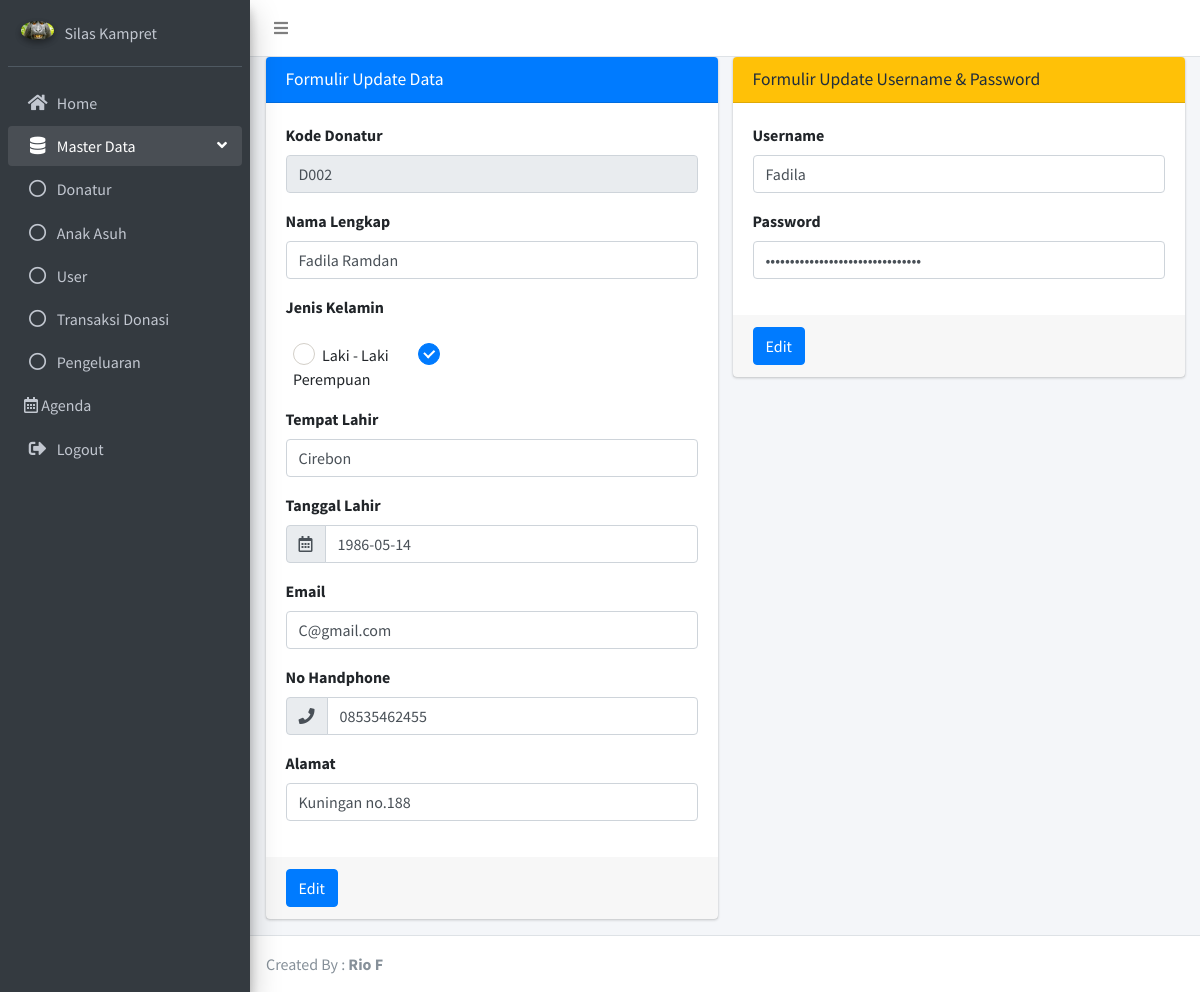
The app's page /index.php?mod=donatur_edit&id=2 (signed in) with its own data.
### tables this page shows
CREATE TABLE `donatur` (
  `id` int(11) NOT NULL,
  `kode_donatur` varchar(100) NOT NULL,
  `username` varchar(100) NOT NULL,
  `password` varchar(255) NOT NULL,
  `nama_lengkap` varchar(255) NOT NULL,
  `jk` varchar(10) NOT NULL,
  `tempat_lahir` varchar(255) NOT NULL,
  `tgl_lahir` date NOT NULL,
  `email` varchar(255) NOT NULL,
  `nohp` varchar(13) NOT NULL,
  `alamat` varchar(255) NOT NULL,
  `id_level` int(11) NOT NULL
);

### modules/donatur/donatur_edit.php (the view, shortened to what this page needs)
<?php
	if (isset($_GET['id']) ) {
	$id = (int) $_GET['id'];
	$sql = "SELECT * FROM donatur WHERE id = '$id' ";
	$row = mysqli_fetch_array (mysqli_query($con,$sql));
?>
<div class="container-fluid">
	<div class="row">
		<div class="col-md-6">
			<div class="card card-primary">
			  	<div class="card-header">
			        <h3 class="card-title">Formulir Update Data</h3>
			  	</div>
			  	<form role="form" method="post">
			        <div class="card-body">
			        	<div class="form-group">
				        	<label for="exampleInputPassword1">Kode Donatur</label>
				        	<input 	name="kode_donatur"
				        			type="text"
				        			class="form-control"
				        			id="exampleInputPassword1"
				        			placeholder="Nama Lengkap"
				        			value="<?php echo $row['kode_donatur']; ?>"
				        			readonly
				        	>
      					</div>
				      	<div class="form-group">
				        	<label for="exampleInputPassword1">Nama Lengkap</label>
				        	<input 	name="nama_lengkap"
				        			type="text"
				        			class="form-control"
				        			id="exampleInputPassword1"
				        			placeholder="Nama Lengkap"
				        			value="<?php echo $row['nama_lengkap']; ?>"
				        	>
      					</div>
				      	<div class="form-group">
				        	<label for="exampleInputPassword1">Jenis Kelamin</label>
				      	</div>
				      	<div class="col-sm-7">
				            <div class="form-group clearfix">
				                <div class="icheck-primary d-inline">
				                    <label for="radioPrimary1">
				                    </label>Laki - Laki &nbsp;&nbsp;&nbsp;&nbsp;&nbsp;&nbsp;&nbsp;
				              	</div>
				              	<div class="icheck-primary d-inline">
				                    <label for="radioPrimary2">
				                    </label>Perempuan
				              	</div>
				            </div>
				        </div>
				      	<div class="form-group">
				        	<label for="exampleInputPassword1">Tempat Lahir</label>
				        	<input 	name="tempat_lahir"
				        			type="text"
				        			class="form-control"
				        			id="exampleInputPassword1"
				        			placeholder="Tempat Lahir"
				        			value='<?php echo $row['tempat_lahir']; ?>'
				        	>
				      	</div>
				      	<div class="form-group">
			              	<label>Tanggal Lahir</label>
			              	<div class="input-group">
			                    <div class="input-group-prepend">
			                  		<span class="input-group-text"><i class="far fa-calendar-alt"></i></span>
			                    </div>
			                    <input 	name="tgl_lahir"
			                    		type="text"
			                    		class="form-control"
			                    		data-inputmask-alias="datetime"
			                    		data-inputmask-inputformat="yyyy/mm/dd"
			                    		data-mask
			                    		value="<?php echo $row['tgl_lahir']; ?>"
			                    >
			              	</div>
			            </div>
				      	<div class="form-group">
				        	<label for="exampleInputPassword1">Email</label>
				        	<input 	name="email"
				        			type="email"
				        			class="form-control"
				        			id="exampleInputPassword1"
				        			placeholder="Masukan Email"
				        			value="<?php echo $row['email']; ?>"
				        	>
				      	</div>
				      	<div class="form-group">
			              	<label>No Handphone</label>
			              	<div class="input-group">
			                    <div class="input-group-prepend">
			                  		<span class="input-group-text"><i class="fas fa-phone"></i></span>
			                    </div>
			                    <input 	name="nohp"
			                    		type="text"
			                    		class="form-control"
			                    		data-inputmask='"mask": "9999-9999-9999"'
			                    		data-mask
			                    		value="<?php echo $row['nohp']; ?>"
			                    >
			          		</div>
			            </div>
				      	<div class="form-group">
				        	<label for="exampleInputPassword1">Alamat</label>
				        	<input 	name="alamat"
				        			type="text"
				        			class="form-control"
				        			id="exampleInputPassword1"
				        			placeholder="Masukan Alamat"
				        			value="<?php echo $row['alamat']; ?>"
				        	>
				      	</div>
			        </div>
			        <div class="card-footer">
			            <button type="submit" class="btn btn-primary">Edit</button>
			        </div>
			    </form>
			</div>
		</div>
		<div class="col-md-6">
			<div class="card card-warning">
			  	<div class="card-header">
			        <h3 class="card-title">Formulir Update Username & Password</h3>
			  	</div>
				<form role="form" method="post">
				    <div class="card-body">
				      	<div class="form-group">
			    			<label for="exampleInputEmail1">Username</label>
							    <input 	name="username"
							    		type="text"
							    		class="form-control"
							    		id="exampleInputEmail1"
							    		placeholder="Masukan Username"
							    		value="<?php echo $row['username']; ?>"
							   	>
						</div>
      					<div class="form-group">
	        				<label for="exampleInputPassword1">Password</label>
					        	<input 	name="password"
					        			type="password"
					        			class="form-control"
					        			id="exampleInputPassword1"
					        			placeholder="Password"
					        			value="<?php echo $row['password']; ?>"
					        	>
	      				</div>
				    </div>
				    <div class="card-footer">
				        <button type="submit" class="btn btn-primary">Edit</button>
				    </div>
				</form>
			</div>
		</div>
	</div>
</div>
<?php } ?>

### records on screen
donatur: kode_donatur "D002", nama_lengkap "Fadila Ramdan", tempat_lahir "Cirebon", tgl_lahir "1986-05-14", email "C@gmail.com", nohp "08535462455", alamat "Kuningan no.188", username "Fadila"
